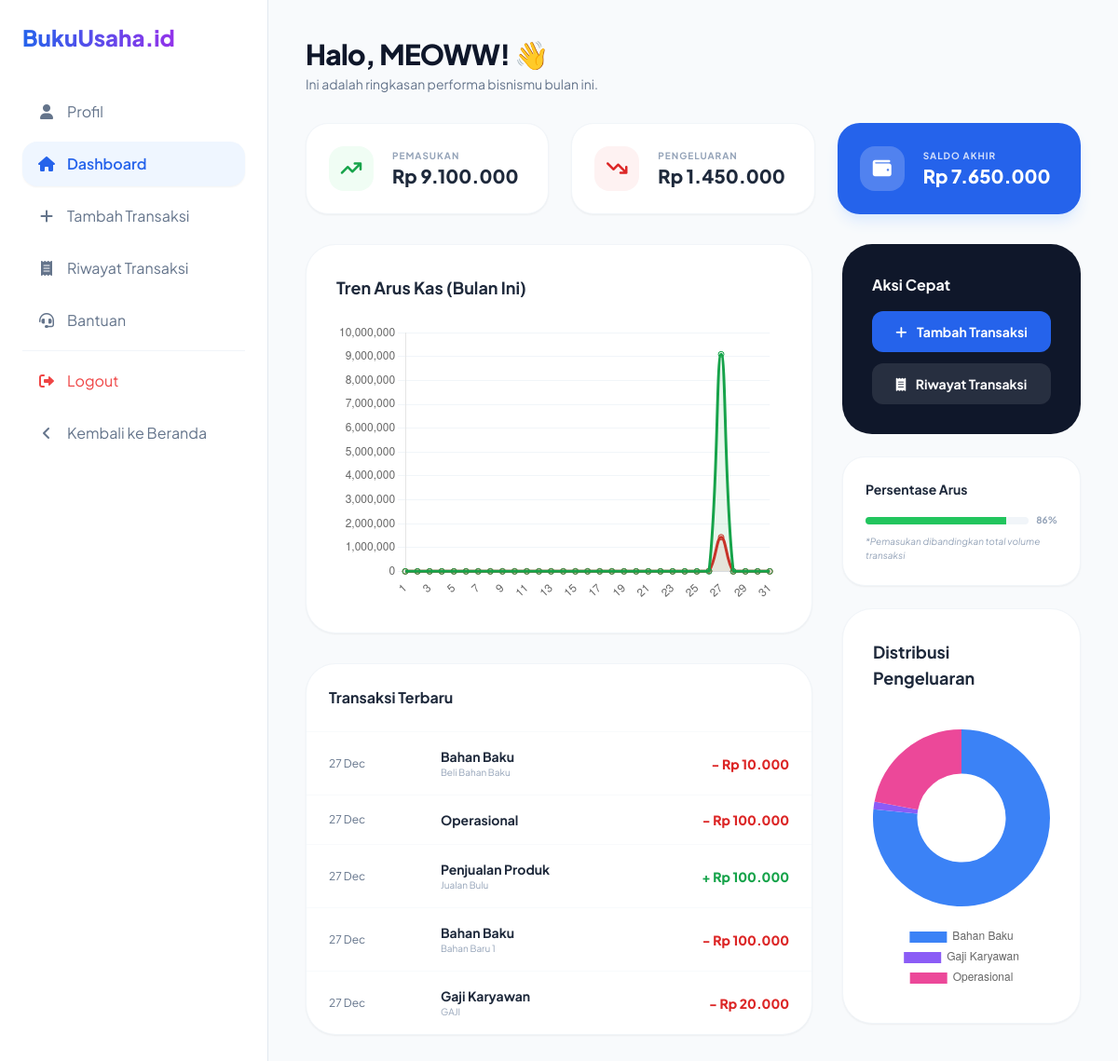
/layanan/dashboard.php (signed in), run on the app's committed database.
### tables this page shows
CREATE TABLE `transaksi` (
  `id` int NOT NULL,
  `user_id` int NOT NULL,
  `jenis_transaksi` enum('pemasukan','pengeluaran') NOT NULL,
  `tanggal` date NOT NULL,
  `nominal` decimal(15,2) NOT NULL,
  `kategori` varchar(50) NOT NULL,
  `metode` varchar(30) NOT NULL,
  `deskripsi` text,
  `created_at` timestamp NULL DEFAULT CURRENT_TIMESTAMP,
  `bukti_transaksi` varchar(255) DEFAULT NULL
);

### layanan/dashboard.php (the view, shortened to what this page needs)
<?php
include '../config/database.php';
$user_id = $_SESSION['user_id'];
$nama_usaha = $_SESSION['nama_usaha'];
$bulan_ini = date('Y-m');
$total_masuk = 0;
$total_keluar = 0;
$data_harian = [];
$query_rekap = mysqli_query($conn, "SELECT DATE(tanggal) as tgl, jenis_transaksi, SUM(nominal) as total
                                    FROM transaksi
                                    WHERE user_id = '$user_id' AND tanggal LIKE '$bulan_ini%'
                                    GROUP BY tgl, jenis_transaksi");
while($rekap = mysqli_fetch_assoc($query_rekap)) {
    $tgl = $rekap['tgl'];
    $jenis = $rekap['jenis_transaksi'];
    $nominal = (float)$rekap['total'];
    if($jenis == 'pemasukan') {
        $total_masuk += $nominal;
        $data_harian[$tgl]['masuk'] = $nominal;
    } else {
        $total_keluar += $nominal;
        $data_harian[$tgl]['keluar'] = $nominal;
    }
}
$labels_grafik = [];
$data_masuk_grafik = [];
$data_keluar_grafik = [];
$jumlah_hari = date('t');
for ($i = 1; $i <= $jumlah_hari; $i++) {
    $tgl_cek = date('Y-m-') . str_pad($i, 2, '0', STR_PAD_LEFT);
    $labels_grafik[] = $i;
    $data_masuk_grafik[] = $data_harian[$tgl_cek]['masuk'] ?? 0;
    $data_keluar_grafik[] = $data_harian[$tgl_cek]['keluar'] ?? 0;
}
$query_terbaru = mysqli_query($conn, "SELECT * FROM transaksi WHERE user_id = '$user_id' ORDER BY tanggal DESC, id DESC LIMIT 5");
$cat_labels = [];
$cat_values = [];
$query_cat = mysqli_query($conn, "SELECT kategori, SUM(nominal) as total FROM transaksi
                                  WHERE user_id = '$user_id' AND jenis_transaksi = 'pengeluaran'
                                  AND tanggal LIKE '$bulan_ini%' GROUP BY kategori");
while($row = mysqli_fetch_assoc($query_cat)) {
    $cat_labels[] = $row['kategori'];
    $cat_values[] = (float)$row['total'];
}
?>
<!DOCTYPE html>
<html lang="id">
<head>
    <script src="https://cdn.tailwindcss.com"></script>
    <link href="https://cdnjs.cloudflare.com/ajax/libs/font-awesome/6.0.0/css/all.min.css" rel="stylesheet">
</head>
<body class="bg-[#F8FAFC]">
    <div class="flex min-h-screen">
        <?php include 'side_navbar.php'; ?>
        <main class="flex-1 p-6 lg:p-10">
            <div class="mb-8">
                <h1 class="text-3xl font-extrabold text-slate-900 tracking-tight">Halo, <?= htmlspecialchars($nama_usaha) ?>! 👋</h1>
                <p class="text-slate-500 mt-1 text-sm">Ini adalah ringkasan performa bisnismu bulan ini.</p>
            </div>
            <div class="grid grid-cols-1 md:grid-cols-3 gap-6 mb-8">
                <div class="bg-white p-6 rounded-[24px] border border-slate-100 shadow-sm flex items-center gap-5">
                    <div class="w-12 h-12 bg-green-50 text-green-600 rounded-2xl flex items-center justify-center text-xl">
                        <i class="fa-solid fa-arrow-trend-up"></i>
                    </div>
                    <div>
                        <p class="text-[10px] font-bold text-slate-400 uppercase tracking-widest">Pemasukan</p>
                        <h3 class="text-xl font-black text-slate-800">Rp <?= number_format($total_masuk, 0, ',', '.') ?></h3>
                    </div>
                </div>
                <div class="bg-white p-6 rounded-[24px] border border-slate-100 shadow-sm flex items-center gap-5">
                    <div class="w-12 h-12 bg-red-50 text-red-600 rounded-2xl flex items-center justify-center text-xl">
                        <i class="fa-solid fa-arrow-trend-down"></i>
                    </div>
                    <div>
                        <p class="text-[10px] font-bold text-slate-400 uppercase tracking-widest">Pengeluaran</p>
                        <h3 class="text-xl font-black text-slate-800">Rp <?= number_format($total_keluar, 0, ',', '.') ?></h3>
                    </div>
                </div>
                <div class="bg-blue-600 p-6 rounded-[24px] shadow-lg shadow-blue-100 flex items-center gap-5 text-white">
                    <div class="w-12 h-12 bg-white/20 rounded-2xl flex items-center justify-center text-xl">
                        <i class="fa-solid fa-wallet"></i>
                    </div>
                    <div>
                        <p class="text-[10px] font-bold opacity-80 uppercase tracking-widest">Saldo Akhir</p>
                        <h3 class="text-xl font-black">Rp <?= number_format($total_masuk - $total_keluar, 0, ',', '.') ?></h3>
                    </div>
                </div>
            </div>
            <div class="grid grid-cols-1 lg:grid-cols-3 gap-8">
                <div class="lg:col-span-2 space-y-8">
                    <div class="bg-white p-8 rounded-[32px] border border-slate-100 shadow-sm">
                        <h3 class="font-bold text-slate-800 text-lg mb-6">Tren Arus Kas (Bulan Ini)</h3>
                        <div class="h-[300px]">
                            <canvas id="dashboardChart"></canvas>
                        </div>
                    </div>
                    <div class="bg-white rounded-[32px] border border-slate-100 shadow-sm overflow-hidden">
                        <div class="p-6 border-b border-slate-50">
                            <h3 class="font-bold text-slate-800">Transaksi Terbaru</h3>
                        </div>
                        <div class="overflow-x-auto">
                            <table class="w-full text-left">
                                <tbody class="divide-y divide-slate-50">
                                    <?php if(mysqli_num_rows($query_terbaru) > 0): ?>
                                        <?php while($row = mysqli_fetch_assoc($query_terbaru)): ?>
                                        <tr class="hover:bg-slate-50/50 transition-colors">
                                            <td class="px-6 py-4 text-xs text-slate-500"><?= date('d M', strtotime($row['tanggal'])) ?></td>
                                            <td class="px-6 py-4">
                                                <div class="text-sm font-bold text-slate-800"><?= htmlspecialchars($row['kategori']) ?></div>
                                                <div class="text-[10px] text-slate-400"><?= htmlspecialchars($row['deskripsi']) ?></div>
                                            </td>
                                            <td class="px-6 py-4 text-right text-sm font-black <?= $row['jenis_transaksi'] == 'pemasukan' ? 'text-green-600' : 'text-red-600' ?>">
                                                <?= $row['jenis_transaksi'] == 'pemasukan' ? '+' : '-' ?> Rp <?= number_format($row['nominal'], 0, ',', '.') ?>
                                            </td>
                                        </tr>
                                        <?php endwhile; ?>
                                    <?php else: ?>
                                        <tr><td class="p-10 text-center text-slate-400 text-sm">Belum ada data.</td></tr>
                                    <?php endif; ?>
                                </tbody>
                            </table>
                        </div>
                    </div>
                </div>
                <div class="space-y-6">
                    <div class="bg-slate-900 p-8 rounded-[32px] text-white">
                        <h3 class="font-bold mb-4">Aksi Cepat</h3>
                        <div class="space-y-3">
                            <a href="tambah_transaksi.php" class="block w-full text-center bg-blue-600 py-3 rounded-xl font-bold text-sm transition hover:bg-blue-500">
                                <i class="fa-solid fa-plus mr-2"></i> Tambah Transaksi
                            </a>
                            <a href="riwayat_transaksi.php" class="block w-full text-center bg-white/10 py-3 rounded-xl font-bold text-sm transition hover:bg-white/20">
                                <i class="fa-solid fa-receipt mr-2"></i> Riwayat Transaksi
                            </a>
                        </div>
                    </div>
                    <div class="bg-white p-6 rounded-[24px] border border-slate-100 shadow-sm">
                        <h4 class="font-bold text-slate-800 mb-4 text-sm">Persentase Arus</h4>
                        <div class="flex items-center gap-2 mb-2">
                            <div class="flex-1 bg-slate-100 h-2 rounded-full overflow-hidden">
                                <?php
                                    $total_semua = $total_masuk + $total_keluar;
                                    $persen_masuk = $total_semua > 0 ? ($total_masuk / $total_semua) * 100 : 0;
                                ?>
                                <div class="bg-green-500 h-full" style="width: <?= $persen_masuk ?>%"></div>
                            </div>
                            <span class="text-[10px] font-bold text-slate-400"><?= round($persen_masuk) ?>%</span>
                        </div>
                        <p class="text-[10px] text-slate-400 italic">*Pemasukan dibandingkan total volume transaksi</p>
                    </div>
                    <div class="bg-white p-8 rounded-[32px] border border-slate-100 shadow-sm">
                        <h3 class="font-bold text-slate-800 text-lg mb-6">Distribusi Pengeluaran</h3>
                        <div class="h-[300px]">
                            <canvas id="categoryChart"></canvas>
                        </div>
                    </div>
                </div>
            </div>
        </main>
    </div>
    <script>
    const ctx = document.getElementById('dashboardChart').getContext('2d');
    new Chart(ctx, {
        type: 'line',
        data: {
            labels: <?= json_encode($labels_grafik) ?>,
            datasets: [
                {
                    label: 'Masuk',
                    data: <?= json_encode($data_masuk_grafik) ?>,
                    borderColor: '#16a34a',
                    backgroundColor: 'rgba(22, 163, 74, 0.1)',
                    fill: true,
                    tension: 0.4
                },
                {
                    label: 'Keluar',
                    data: <?= json_encode($data_keluar_grafik) ?>,
                    borderColor: '#dc2626',
                    backgroundColor: 'rgba(220, 38, 38, 0.1)',
                    fill: true,
                    tension: 0.4
                }
            ]
        },
        options: {
            responsive: true,
            maintainAspectRatio: false,
            plugins: { legend: { display: false } },
            scales: {
                y: { beginAtZero: true, grid: { color: '#f1f5f9' } },
                x: { grid: { display: false } }
            }
        }
    });
    new Chart(document.getElementById('categoryChart'), {
    type: 'doughnut',
    data: {
        labels: <?= json_encode($cat_labels) ?>,
        datasets: [{
            data: <?= json_encode($cat_values) ?>,
            backgroundColor: ['#3b82f6', '#8b5cf6', '#ec4899', '#f59e0b', '#10b981'],
            borderWidth: 0
        }]
    },
    options: {
        responsive: true,
        maintainAspectRatio: false,
        plugins: { legend: { position: 'bottom' } }
    }
});
    </script>
</body>
</html>

### layanan/dashboard.php (style rules this page uses)
body { font-family: 'Plus Jakarta Sans', sans-serif; }

### data on the page
transaksi: tanggal "27 Dec", kategori "Bahan Baku", deskripsi "Beli Bahan Baku", nominal "10.000"
transaksi: tanggal "27 Dec", kategori "Operasional", nominal "100.000"
transaksi: tanggal "27 Dec", kategori "Penjualan Produk", deskripsi "Jualan Bulu", nominal "100.000"
transaksi: tanggal "27 Dec", kategori "Bahan Baku", deskripsi "Bahan Baru 1", nominal "100.000"
transaksi: tanggal "27 Dec", kategori "Gaji Karyawan", deskripsi "GAJI", nominal "20.000"

### other printed values
$nama_usaha "MEOWW"
$total_masuk "9.100.000"
$total_keluar "1.450.000"
$total_masuk - $total_keluar "7.650.000"
$persen_masuk "86"
chart data {{ json_encode($labels_grafik) }} [1,2,3,4,5,6,7,8,9,10,11,12,13,14,15,16,17,18,19,20,21,22,23,24,25,26,27,28,29,30,31]
chart data {{ json_encode($data_masuk_grafik) }} [0,0,0,0,0,0,0,0,0,0,0,0,0,0,0,0,0,0,0,0,0,0,0,0,0,0,9100000,0,0,0,0]
chart data {{ json_encode($data_keluar_grafik) }} [0,0,0,0,0,0,0,0,0,0,0,0,0,0,0,0,0,0,0,0,0,0,0,0,0,20000,1430000,0,0,0,0]
chart data {{ json_encode($cat_labels) }} ["Bahan Baku","Gaji Karyawan","Operasional"]
